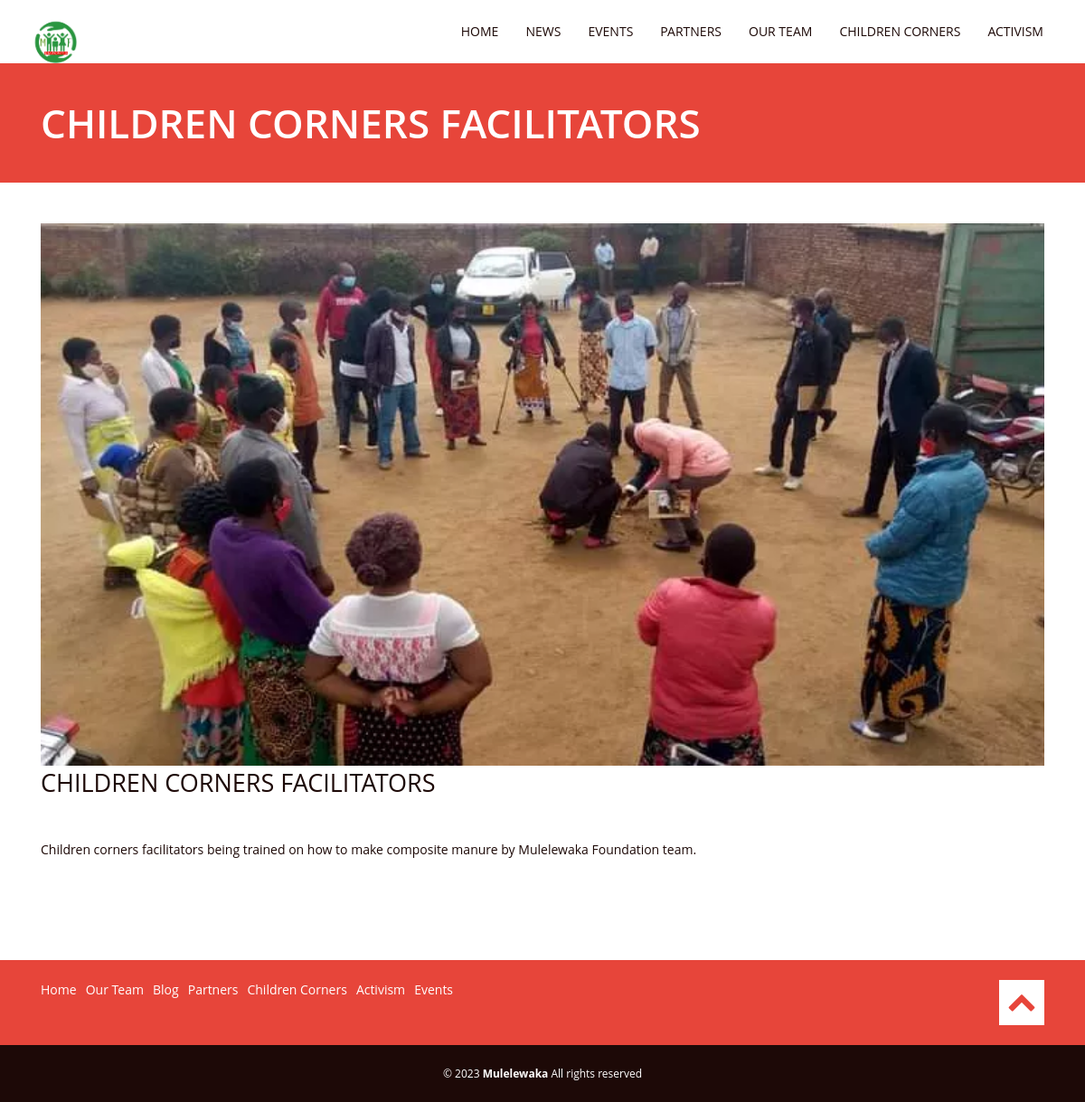
The page /children_corner/children-corners-facilitators on the database its author committed.
### tables this page shows
CREATE TABLE `chidren_corner` (
  `slug` varchar(500) NOT NULL,
  `picture_url` varchar(500) DEFAULT NULL,
  `title` varchar(500) DEFAULT NULL,
  `content` text DEFAULT NULL,
  `date` timestamp NOT NULL DEFAULT current_timestamp() ON UPDATE current_timestamp(),
  `status` tinyint(1) NOT NULL DEFAULT 1
);

### application/controllers/ChildrenCorner.php (called while the page is built, shortened)
<?php
class ChildrenCorner extends CI_Controller {
	public function __construct(){
		$this->load->model('data_model');
		$this->load->helper('form');
		$this->load->helper('url_helper');
	}
	public function details($slug){
		$data["data"]=json_encode($this->data_model->get_details("chidren_corner","slug", $slug)[0]);
		$this->load->view('pages/header',$data);
		$this->load->view('pages/children_corner_details');
		$this->load->view('pages/footer');
	}
}

### index.php (called while the page is built, shortened)
<?php
require_once BASEPATH.'core/CodeIgniter.php';

### application/models/Data_model.php (called while the page is built, shortened)
<?php
class Data_model extends CI_Model {
	public function get_details($table_name,$column_name, $column_value){
		$this->db->select("*");
		$this->db->from($table_name);
		$this->db->where($column_name, $column_value);
		return $this->db->get()->result();
	}
}
?>

### application/views/pages/children_corner_details.php (the view, shortened to what this page needs)
<?php $data=json_decode($data) ?>
  <body class="loading" data-spy="scroll">
    <div class="bodywrapper flexslider">
      <div class="mainheadlinewrapperpage wrapper100percent startAnimation animated" data-animate="fadeInUp">
        <div class="container">
          <div class="row">
            <div class="col-sm-12">
              <div class="mainheadlinepage">
                <h1><?php  echo $data->title ?></h1>
              </div>
			</div>
          </div>
        </div>
      </div>
      <div class="wrapper100percent margintop2 startAnimation animated" data-animate="fadeInUp">
        <div class="container">
          <div class="row">
            <article class="col-sm-12 marginbottom2">
              <div class="item">
                <img style="object-fit: cover;height: 600px;width: 100%;" src="<?php echo base_url() ?>images/children_corner/<?php echo $data->picture_url ?>" alt="picture">
                <div class="owl-theme-inner">
                  <div class="owl-theme-inner-text">
                    <h4><?php echo $data->title ?></h4>
                    <p><?php echo $data->content ?></p>
                  </div>
                </div>
              </div>
		    </article>
          </div>
    </div>
      <div class="push"></div>
	</div>

### css/style.css (style rules this page uses)
header, nav, article, section, aside, footer { display: block; }
img { max-width: 100%; width: auto; }
img { -ms-interpolation-mode: bicubic; }
img, embed, object, video { max-width: 100%; }
h1, h2, h3, h4, h5, h6 { margin-top: 0; margin-bottom: 22px; color: #1d0907; font-family: "Open Sans", arial, san-serif; font-weight: 400; text-transform: uppercase; }
h1, h2 { line-height: 1.2; }
h3, h4, h5, h6 { line-height: 1.4; }
h4 { font-size: 27px; }
h1 { font-size: 66px; font-weight: bold; }
p { margin: 0 0 22px 0; color: #1d0907; font-size: 14px; font-family: "Open Sans", arial, san-serif; font-weight: 400; line-height: 1.6; }
.marginbottom2 { margin-bottom: 44px; }
.margintop2 { margin-top: 44px; }
.row { margin-right: 0; margin-left: 0; }
html, body { height: 100%; }
body { overflow-x: hidden; height: 100%; line-height: 1.6; background: #fff; background-attachment: fixed; font-size: 14px; font-family: "Open Sans", Arial, sans-serif; font-weight: normal; color: #1d0907; }
.wrapper100percent { float: left; width: 100%; padding: 0; }
@media (max-width: 1250px) { h1 { font-size: 44px; font-weight: bold; } }
.mainheadlinewrapperpage { margin-bottom: 1px; float: left; width: 100%; padding: 44px 0; background: #e7453a; }
.mainheadlinepage h1 { margin: 0; font-weight: 600; font-size: 44px; line-height: 1; color: #fff; }
.bodywrapper { min-height: 100%; height: 100%; margin-bottom: -44px; }
.push { height: 44px; }

### css/flexslider.css (style rules this page uses)
.flexslider { margin:0; padding: 0;width:100%;display:block;height:auto; }
.flexslider { margin: 0 ; background: #fff; position: relative;zoom: 1; }

### rows shown on the page
chidren_corner: title "CHILDREN CORNERS FACILITATORS", picture_url (picture), content "Children corners facilitators being trained on how to make composite manure by Mulelewaka Foundation team."
